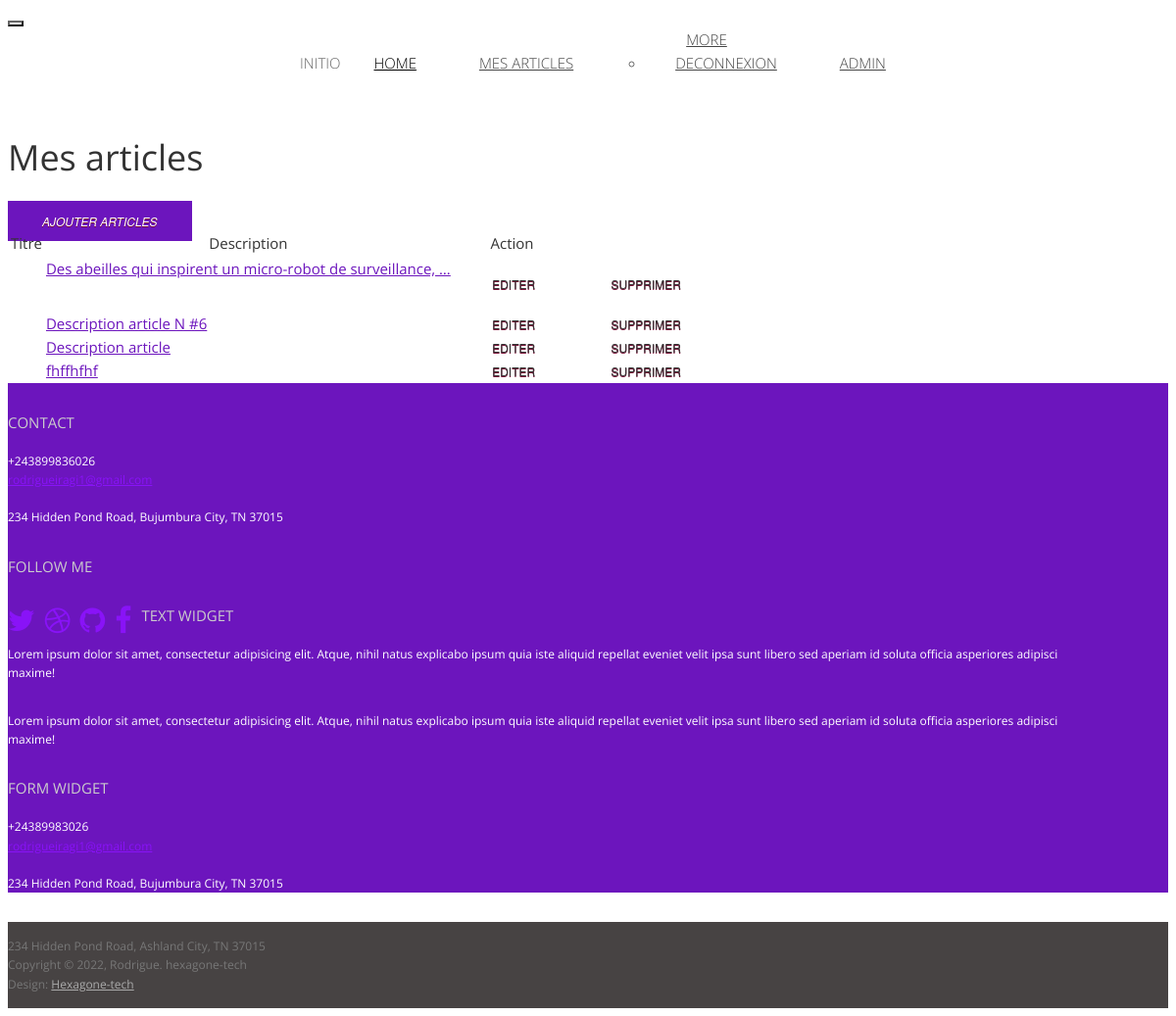
Page /my_admin/my-articles (signed in) on the committed database.
### inito/models.py (models this page shows, shortened)
class Article(models.Model):
    user = models.ForeignKey(User, on_delete=models.CASCADE, null=True)
    category = models.ForeignKey(Category, on_delete=models.CASCADE)
    title = models.CharField(max_length=150)
    desc = RichTextField(blank=True, null=True)
    image = models.FileField(upload_to='article', blank=True, null=True)
    created_at = models.DateTimeField(auto_now_add=True)
    updated_at = models.DateTimeField(auto_now=True)
    content_updaload = RichTextUploadingField(blank=True, null=True)
    regions = [
        Region(key='main', title='main region'),
        Region(key='sidebar', title='sidebar region')
    ]

### app_admin/views.py (the view)
# urls.py: path('my-articles', views.user_articles, name='my-articles'),
@login_required
def user_articles(request):
    has_perm = False
    if request.user.has_perm('portefolio.delete_article'):
        has_perm = True
        print('il peut supprimer')
    else:
        raise PermissionDenied
    list_articles = Article.objects.filter(user=request.user)
    return render(request, 'my-articles.html', {'list_articles': list_articles})

### app_admin/templates/my-articles.html (shortened to what this page needs)
{% extends 'partials/base.html' %}
{% block content %}
<div class="container">
    <div class="row">
        <div class="col-md-12">
            <h2>Mes articles</h2>
        </div>
        <div class="col-md-12">
            <a href="{% url 'ajouter-article' %}" class="btn btn-primary float-right"><i class="fas -fa-plus">Ajouter articles</i></a>
        </div>
        <div class="col-md-12">
            {% if list_articles %}
            <table class="table table-hover">
                <thead>
                    <tr>
                        <th class="h3">Titre</th>
                        <th class="h3">Description</th>
                        <th class="h3">Action</th>
                    </tr>
                </thead>
                <tbody>
                    {% for article in list_articles %}
                    <tr>
                    <td class="h3"><a href="">{{ article.titletrunc|safe }}</a></td>
                    <td class="h3"><a href="">{{ article.desc|safe|truncatewords:8 }}</a></td>
                    <td><a href="{% url 'update-article' article.pk %}" class="btn btn-info btn-sm"><i class="fas fa-edit"></i>Editer</a></td>
                    <td><a href="{% url 'delete-article' article.pk %}" class="btn btn-danger btn-sm"><i class="fas fa-trash"></i>Supprimer</a></td>
                    </tr>
                    {% endfor %}
                </tbody>
            </table>
            {% else %}
            <p class="card-text">Vous n'avez aucun article </p>
            {% endif %}
        </div>
    </div>
</div>
{% endblock %}

### app_admin/templates/partials/base.html (shortened to what this page needs)
<!DOCTYPE html>
<html lang="en">
<head>
    {% load static %}
	<link href="http://netdna.bootstrapcdn.com/bootstrap/3.0.0/css/bootstrap.no-icons.min.css" rel="stylesheet">
	<link href="http://netdna.bootstrapcdn.com/font-awesome/4.0.3/css/font-awesome.css" rel="stylesheet">
	<link rel="stylesheet" href="{% static 'assets/css/styles.css' %}">
</head>
<body class="home">
    <header id="header">
        <nav class="navbar navbar-default navbar-sticky navbar-dark bg-primary">
            <div class="container-fluid">
                <div class="navbar-header">
                    <button type="button" class="navbar-toggle" data-toggle="collapse" data-target="#bs-example-navbar-collapse-1"> </button>
                </div>
                <div class="navbar-collapse collapse">
                    <ul class="nav navbar-nav">
                        {% if user.is_authenticated %}
                        <li class="nav-items"><span class="nav-link">{{ user.username }}</span></li>
                        {% endif %}
                        <li class="active"><a href="/">Home</a></li>
                        <li><a href="{% url 'my-articles' %}">Mes articles</a></li>
                        <li class="dropdown">
                            <a href="#" class="dropdown-toggle" data-toggle="dropdown">More<b class="caret"></b></a>
                            <ul class="dropdown-menu">
                                {% if user.is_authenticated %}
                                <li><a href="{% url 'logout_user' %}">Deconnexion</a></li>
                                {% else %}
                                <li><a href="{% url 'login' %}">Connecter</a></li>
                                {% endif %}
                            </ul>
                        </li>
                        <li><a href="http://127.0.0.1:8000/admin">Admin</a></li>
                    </ul>
                </div>
            </div>
        </nav>
    </header>
    {% block content %}
    {% endblock %}
    <footer id="footer">
        <div class="container">
            <div class="row">
                <div class="col-md-3 widget">
                    <h3 class="widget-title">Contact</h3>
                    <div class="widget-body">
                        <p>+243899836026<br>
                            <a href="mailto:#">rodrigueiragi1@gmail.com</a><br>
                            <br>
                            234 Hidden Pond Road, Bujumbura City, TN 37015
                        </p>
                    </div>
                </div>
                <div class="col-md-3 widget">
                    <h3 class="widget-title">Follow me</h3>
                    <div class="widget-body">
                        <p class="follow-me-icons">
                            <a href=""><i class="fa fa-twitter fa-2"></i></a>
                            <a href=""><i class="fa fa-dribbble fa-2"></i></a>
                            <a href=""><i class="fa fa-github fa-2"></i></a>
                            <a href=""><i class="fa fa-facebook fa-2"></i></a>
                        </p>
                    </div>
                </div>
                <div class="col-md-3 widget">
                    <h3 class="widget-title">Text widget</h3>
                    <div class="widget-body">
                        <p>Lorem ipsum dolor sit amet, consectetur adipisicing elit. Atque, nihil natus explicabo ipsum quia iste aliquid repellat eveniet velit ipsa sunt libero sed aperiam id soluta officia asperiores adipisci maxime!</p>
                        <p>Lorem ipsum dolor sit amet, consectetur adipisicing elit. Atque, nihil natus explicabo ipsum quia iste aliquid repellat eveniet velit ipsa sunt libero sed aperiam id soluta officia asperiores adipisci maxime!</p>
                    </div>
                </div>
                <div class="col-md-3 widget">
                    <h3 class="widget-title">Form widget</h3>
                    <div class="widget-body">
                        <p>+24389983026<br>
                            <a href="mailto:#">rodrigueiragi1@gmail.com</a><br>
                            <br>
                            234 Hidden Pond Road, Bujumbura City, TN 37015
                        </p>
                    </div>
                </div>
            </div>
        </div>
    </footer>
    <footer id="underfooter">
        <div class="container">
            <div class="row">
                <div class="col-md-6 widget">
                    <div class="widget-body">
                        <p>234 Hidden Pond Road, Ashland City, TN 37015 </p>
                    </div>
                </div>
                <div class="col-md-6 widget">
                    <div class="widget-body">
                        <p class="text-right">
                            Copyright &copy; 2022, Rodrigue. hexagone-tech<br>
                            Design: <a href="http://www.hexagone-tech.com" rel="designer">Hexagone-tech</a> </p>
                    </div>
                </div>
            </div>
        </div>
    </footer>
</body>
</html>

### static/assets/css/styles.css (style rules this page uses)
html { font-size: 100%; }
body { font-size: 15px; font-size: 0.9375rem; font-family: "Open sans", Helvetica, Arial, sans-serif; color: #666666; padding: 0; }
.navbar { border-width: 1px 0; -webkit-border-radius: 0; -webkit-background-clip: padding-box; -moz-border-radius: 0; -moz-background-clip: padding; border-radius: 0; background-clip: padding-box; width: 100%; }
.navbar-collapse { -webkit-border-radius: 0; -webkit-background-clip: padding-box; -moz-border-radius: 0; -moz-background-clip: padding; border-radius: 0; background-clip: padding-box; font-family: "Open sans", Helvetica, Arial, sans-serif; font-weight: 300; text-transform: uppercase; }
.navbar-collapse .navbar-nav { float: none; margin: 0 auto; text-align: center; }
.navbar-collapse .navbar-nav > li { float: none; display: inline-block; }
.navbar-collapse .navbar-nav > li > a { padding: 20px 30px; }
.dropdown ul.dropdown-menu { top: 85%; text-align: left; }
.dropdown ul.dropdown-menu > li > a { padding: 5px 30px; }
.navbar-default { background-color: #ffffff; border-color: #cccccc; }
.navbar-default .navbar-nav > li > a { color: #454545; }
.navbar-default .navbar-nav > .active > a, .navbar-default .navbar-nav > .active > a:hover, .navbar-default .navbar-nav > .active > a:focus { color: #000000; background-color: #ffffff; }
.navbar-default .dropdown ul.dropdown-menu > li > a { color: #454545; }
.navbar-default .navbar-toggle { border-color: #666666; }
.navbar-default .navbar-collapse, .navbar-default .navbar-form { border-color: #cccccc; }
p { line-height: 1.6em; margin: 0 0 30px 0; }
ul, ol { line-height: 1.6em; margin: 0 0 30px 0; }
h1, h2, h3, h4, h5, h6, .h1, .h2, .h3, .h4, .h5, .h6 { font-family: "Open sans", Helvetica, Arial, sans-serif; font-weight: 400; color: #333333; }
h2 { font-size: 36px; font-size: 2.25rem; }
h3 { font-size: 30px; font-size: 1.875rem; }
a { color: #6c15bd; }
.btn { font-size: 12px; font-size: 0.75rem; text-decoration: none; text-transform: uppercase; font-family: "Helvetica Neue", Helvetica, Arial, sans-serif; color: #333; -webkit-border-radius: 0px; -webkit-background-clip: padding-box; -moz-border-radius: 0px; -moz-background-clip: padding; border-radius: 0px; background-clip: padding-box; -webkit-transition-property: all; -moz-transition-property: all; -o-transition-property: all; -ms-transition-property: all; transition-property: all; -webkit-transition-duration: 0.2s; -moz-transition-duration: 0.2s; -o-transition-duration: 0.2s; transition-duration: 0.2s; border: 0 none; padding: 12px 35px; text-shadow: 0 1px 0px #780d33; }
.btn-primary { color: #fff; background-color: #6c15bd; }
#footer { background: #6c15bd; padding: 30px 0 0 0; font-size: 12px; color: #fff; }
#footer a { color: #8913f7; }
#footer h3.widget-title { font-size: 15px; font-size: 0.9375rem; text-transform: uppercase; color: #ccc; margin: 0 0 20px; }
#underfooter { background: #474343; padding: 15px 0; color: #777; font-size: 12px; }
#underfooter a { color: #aaa; }
#underfooter p { margin: 0; }
.follow-me-icons { font-size: 30px; }
.follow-me-icons i { float: left; margin: 0 10px 0 0; }
@media (min-width: 1200px) { .container { max-width: 1080px; } }

### rows in the picture
Article: desc "Des abeilles qui inspirent un micro-robot de surveillance, …"
Article: desc "Description article N #6"
Article: desc "Description article"
Article: desc "fhffhfhf"

### other values in the picture
{{ user.username }} "INITIO"
